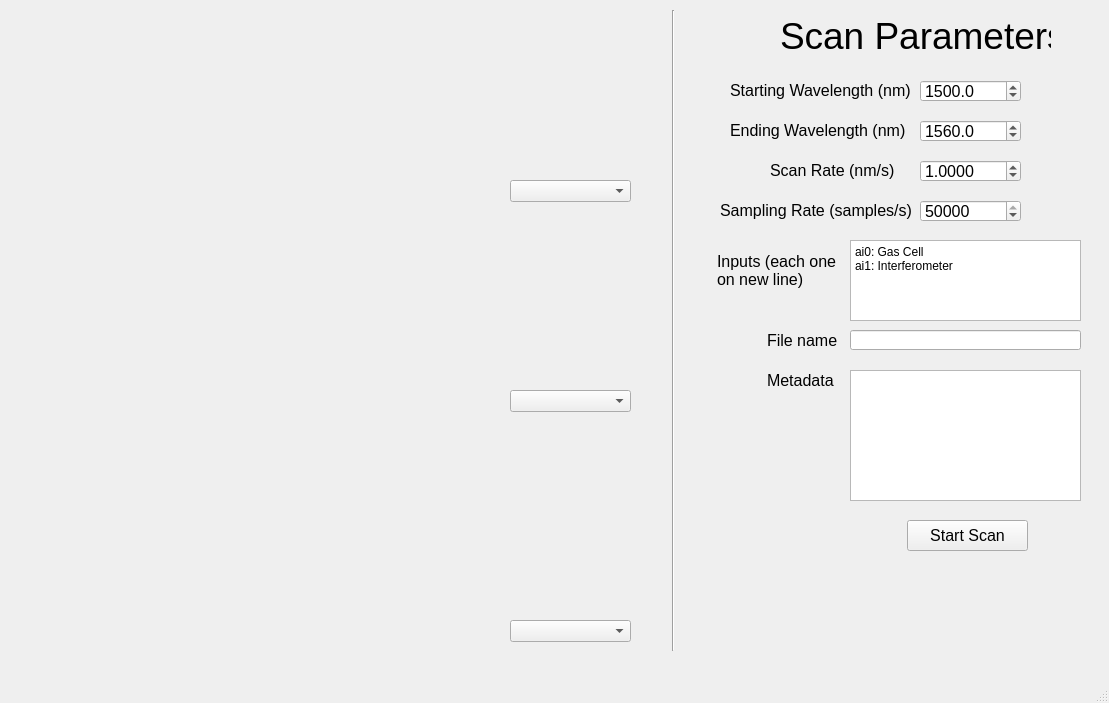
<?xml version="1.0" encoding="UTF-8"?>
<ui version="4.0">
 <class>MainWindow</class>
 <widget class="QMainWindow" name="MainWindow">
  <property name="geometry">
   <rect>
    <x>0</x>
    <y>0</y>
    <width>1109</width>
    <height>703</height>
   </rect>
  </property>
  <property name="windowTitle">
   <string>MainWindow</string>
  </property>
  <widget class="QWidget" name="centralwidget">
   <widget class="QWidget" name="graphHolder1" native="true">
    <property name="geometry">
     <rect>
      <x>30</x>
      <y>10</y>
      <width>471</width>
      <height>191</height>
     </rect>
    </property>
   </widget>
   <widget class="QWidget" name="graphHolder2" native="true">
    <property name="geometry">
     <rect>
      <x>30</x>
      <y>220</y>
      <width>471</width>
      <height>191</height>
     </rect>
    </property>
   </widget>
   <widget class="QWidget" name="graphHolder3" native="true">
    <property name="geometry">
     <rect>
      <x>30</x>
      <y>430</y>
      <width>471</width>
      <height>211</height>
     </rect>
    </property>
   </widget>
   <widget class="QDoubleSpinBox" name="startWaveSpinBox">
    <property name="geometry">
     <rect>
      <x>920</x>
      <y>80</y>
      <width>101</width>
      <height>22</height>
     </rect>
    </property>
    <property name="font">
     <font>
      <pointsize>12</pointsize>
     </font>
    </property>
    <property name="decimals">
     <number>1</number>
    </property>
    <property name="minimum">
     <double>1465.000000000000000</double>
    </property>
    <property name="maximum">
     <double>1570.000000000000000</double>
    </property>
    <property name="value">
     <double>1500.000000000000000</double>
    </property>
   </widget>
   <widget class="QLabel" name="label">
    <property name="geometry">
     <rect>
      <x>730</x>
      <y>80</y>
      <width>181</width>
      <height>20</height>
     </rect>
    </property>
    <property name="font">
     <font>
      <pointsize>12</pointsize>
     </font>
    </property>
    <property name="text">
     <string>Starting Wavelength (nm)</string>
    </property>
   </widget>
   <widget class="QLabel" name="label_2">
    <property name="geometry">
     <rect>
      <x>780</x>
      <y>10</y>
      <width>271</width>
      <height>51</height>
     </rect>
    </property>
    <property name="font">
     <font>
      <pointsize>28</pointsize>
     </font>
    </property>
    <property name="text">
     <string>Scan Parameters</string>
    </property>
   </widget>
   <widget class="QDoubleSpinBox" name="endWaveSpinBox">
    <property name="geometry">
     <rect>
      <x>920</x>
      <y>120</y>
      <width>101</width>
      <height>22</height>
     </rect>
    </property>
    <property name="font">
     <font>
      <pointsize>12</pointsize>
     </font>
    </property>
    <property name="decimals">
     <number>1</number>
    </property>
    <property name="minimum">
     <double>1465.000000000000000</double>
    </property>
    <property name="maximum">
     <double>1570.000000000000000</double>
    </property>
    <property name="value">
     <double>1560.000000000000000</double>
    </property>
   </widget>
   <widget class="QLabel" name="label_3">
    <property name="geometry">
     <rect>
      <x>730</x>
      <y>120</y>
      <width>181</width>
      <height>20</height>
     </rect>
    </property>
    <property name="font">
     <font>
      <pointsize>12</pointsize>
     </font>
    </property>
    <property name="text">
     <string>Ending Wavelength (nm)</string>
    </property>
   </widget>
   <widget class="QDoubleSpinBox" name="scanRateSpinBox">
    <property name="geometry">
     <rect>
      <x>920</x>
      <y>160</y>
      <width>101</width>
      <height>22</height>
     </rect>
    </property>
    <property name="font">
     <font>
      <pointsize>12</pointsize>
     </font>
    </property>
    <property name="decimals">
     <number>4</number>
    </property>
    <property name="minimum">
     <double>0.002400000000000</double>
    </property>
    <property name="maximum">
     <double>10.000000000000000</double>
    </property>
    <property name="singleStep">
     <double>0.100000000000000</double>
    </property>
    <property name="value">
     <double>1.000000000000000</double>
    </property>
   </widget>
   <widget class="QLabel" name="label_4">
    <property name="geometry">
     <rect>
      <x>770</x>
      <y>160</y>
      <width>141</width>
      <height>20</height>
     </rect>
    </property>
    <property name="font">
     <font>
      <pointsize>12</pointsize>
     </font>
    </property>
    <property name="text">
     <string>Scan Rate (nm/s)</string>
    </property>
   </widget>
   <widget class="QLabel" name="label_5">
    <property name="geometry">
     <rect>
      <x>720</x>
      <y>200</y>
      <width>191</width>
      <height>20</height>
     </rect>
    </property>
    <property name="font">
     <font>
      <pointsize>12</pointsize>
     </font>
    </property>
    <property name="text">
     <string>Sampling Rate (samples/s)</string>
    </property>
   </widget>
   <widget class="QDoubleSpinBox" name="sampleRateSpinBox">
    <property name="geometry">
     <rect>
      <x>920</x>
      <y>200</y>
      <width>101</width>
      <height>22</height>
     </rect>
    </property>
    <property name="font">
     <font>
      <pointsize>12</pointsize>
     </font>
    </property>
    <property name="decimals">
     <number>0</number>
    </property>
    <property name="minimum">
     <double>0.000000000000000</double>
    </property>
    <property name="maximum">
     <double>50000.000000000000000</double>
    </property>
    <property name="singleStep">
     <double>1000.000000000000000</double>
    </property>
    <property name="value">
     <double>50000.000000000000000</double>
    </property>
   </widget>
   <widget class="QLineEdit" name="fileNameLineEdit">
    <property name="geometry">
     <rect>
      <x>850</x>
      <y>330</y>
      <width>231</width>
      <height>20</height>
     </rect>
    </property>
   </widget>
   <widget class="QLabel" name="label_6">
    <property name="geometry">
     <rect>
      <x>767</x>
      <y>330</y>
      <width>71</width>
      <height>20</height>
     </rect>
    </property>
    <property name="font">
     <font>
      <pointsize>12</pointsize>
     </font>
    </property>
    <property name="text">
     <string>File name</string>
    </property>
   </widget>
   <widget class="QPushButton" name="startScanButton">
    <property name="geometry">
     <rect>
      <x>907</x>
      <y>520</y>
      <width>121</width>
      <height>31</height>
     </rect>
    </property>
    <property name="font">
     <font>
      <pointsize>12</pointsize>
     </font>
    </property>
    <property name="text">
     <string>Start Scan</string>
    </property>
   </widget>
   <widget class="QLabel" name="label_7">
    <property name="geometry">
     <rect>
      <x>717</x>
      <y>240</y>
      <width>121</width>
      <height>61</height>
     </rect>
    </property>
    <property name="font">
     <font>
      <pointsize>12</pointsize>
     </font>
    </property>
    <property name="text">
     <string>&lt;html&gt;&lt;head/&gt;&lt;body&gt;&lt;p&gt;Inputs (each one &lt;br&gt;on new line)&lt;/p&gt;&lt;/body&gt;&lt;/html&gt;</string>
    </property>
    <property name="textFormat">
     <enum>Qt::AutoText</enum>
    </property>
   </widget>
   <widget class="QLabel" name="label_8">
    <property name="geometry">
     <rect>
      <x>767</x>
      <y>370</y>
      <width>71</width>
      <height>21</height>
     </rect>
    </property>
    <property name="font">
     <font>
      <pointsize>12</pointsize>
     </font>
    </property>
    <property name="text">
     <string>&lt;html&gt;&lt;head/&gt;&lt;body&gt;&lt;p&gt;Metadata&lt;/p&gt;&lt;/body&gt;&lt;/html&gt;</string>
    </property>
   </widget>
   <widget class="QComboBox" name="graphChoices3">
    <property name="geometry">
     <rect>
      <x>510</x>
      <y>620</y>
      <width>121</width>
      <height>22</height>
     </rect>
    </property>
   </widget>
   <widget class="QPlainTextEdit" name="metadataTextEdit">
    <property name="geometry">
     <rect>
      <x>850</x>
      <y>370</y>
      <width>231</width>
      <height>131</height>
     </rect>
    </property>
   </widget>
   <widget class="QPlainTextEdit" name="inputsTextEdit">
    <property name="geometry">
     <rect>
      <x>850</x>
      <y>240</y>
      <width>231</width>
      <height>81</height>
     </rect>
    </property>
    <property name="plainText">
     <string>ai0: Gas Cell
ai1: Interferometer</string>
    </property>
   </widget>
   <widget class="QComboBox" name="graphChoices2">
    <property name="geometry">
     <rect>
      <x>510</x>
      <y>390</y>
      <width>121</width>
      <height>22</height>
     </rect>
    </property>
   </widget>
   <widget class="QComboBox" name="graphChoices1">
    <property name="geometry">
     <rect>
      <x>510</x>
      <y>180</y>
      <width>121</width>
      <height>22</height>
     </rect>
    </property>
   </widget>
   <widget class="Line" name="line">
    <property name="geometry">
     <rect>
      <x>663</x>
      <y>10</y>
      <width>20</width>
      <height>641</height>
     </rect>
    </property>
    <property name="orientation">
     <enum>Qt::Vertical</enum>
    </property>
   </widget>
   <zorder>graphHolder2</zorder>
   <zorder>graphHolder3</zorder>
   <zorder>startWaveSpinBox</zorder>
   <zorder>label</zorder>
   <zorder>label_2</zorder>
   <zorder>endWaveSpinBox</zorder>
   <zorder>label_3</zorder>
   <zorder>scanRateSpinBox</zorder>
   <zorder>label_4</zorder>
   <zorder>graphHolder1</zorder>
   <zorder>label_5</zorder>
   <zorder>sampleRateSpinBox</zorder>
   <zorder>fileNameLineEdit</zorder>
   <zorder>label_6</zorder>
   <zorder>startScanButton</zorder>
   <zorder>label_7</zorder>
   <zorder>label_8</zorder>
   <zorder>graphChoices3</zorder>
   <zorder>metadataTextEdit</zorder>
   <zorder>inputsTextEdit</zorder>
   <zorder>graphChoices2</zorder>
   <zorder>graphChoices1</zorder>
   <zorder>line</zorder>
  </widget>
  <widget class="QMenuBar" name="menubar">
   <property name="geometry">
    <rect>
     <x>0</x>
     <y>0</y>
     <width>1109</width>
     <height>21</height>
    </rect>
   </property>
  </widget>
  <widget class="QStatusBar" name="statusbar"/>
 </widget>
 <resources/>
 <connections/>
</ui>
